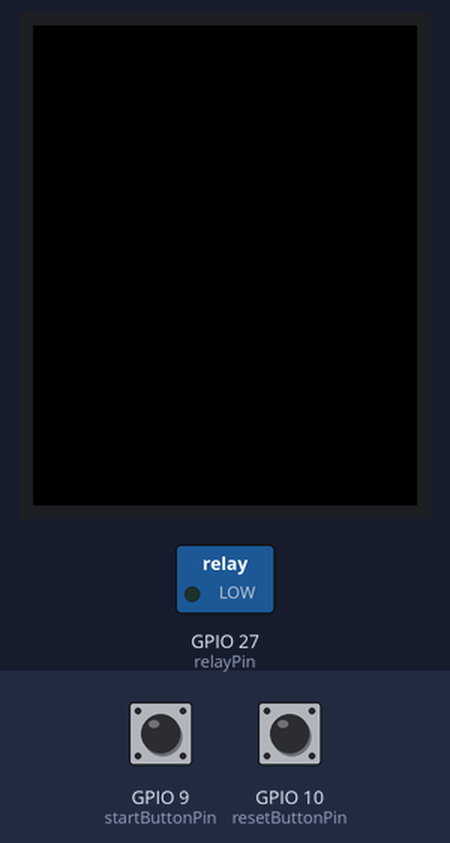
Simulated run of this sketch. Board: ESP32. Shown: 128×160 colour display, switched loads named in the sketch (green lamp = pin HIGH). The test bench sets the inputs (shaded band); at power-on: GPIO 9 (startButtonPin) HIGH, GPIO 10 (resetButtonPin) HIGH. Pins used as bus, display or sensor lines are not drawn; what the sketch prints to the serial monitor is not drawn.

Above: at 1.3 s.
1.4 s: GPIO 9 (startButtonPin) pulled LOW for 0.15 s
At 2.9 s:
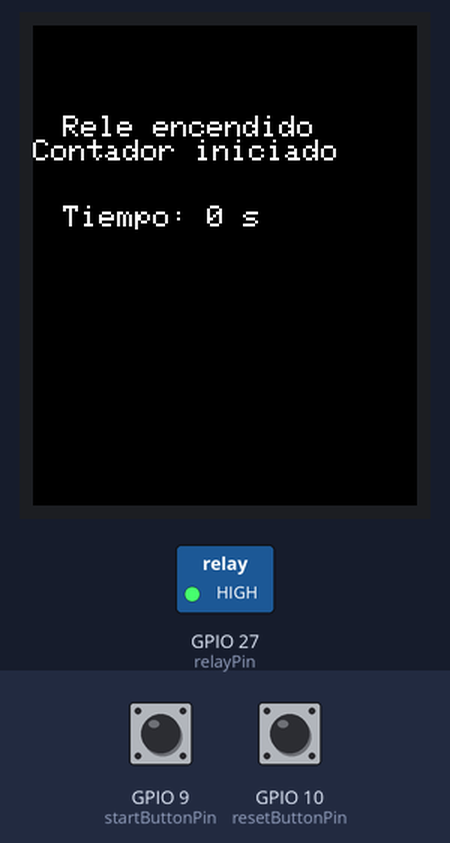
4.5 s: GPIO 10 (resetButtonPin) pulled LOW for 0.15 s
At 5.5 s:
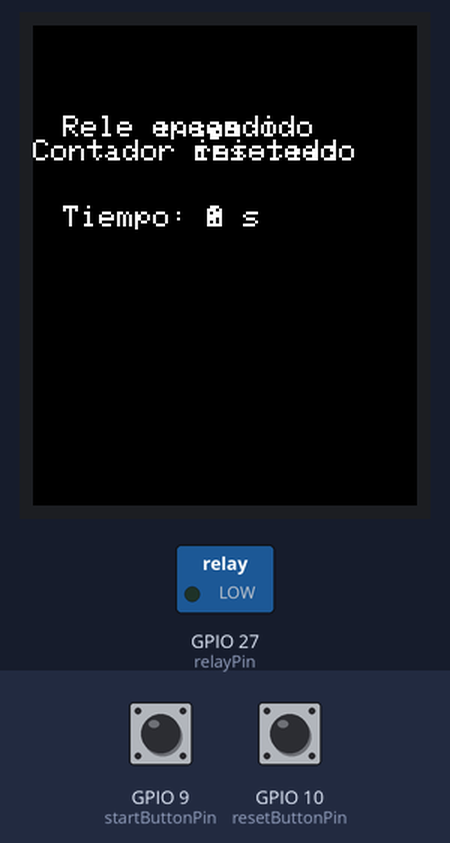
6.6 s: GPIO 9 (startButtonPin) pulled LOW for 1 s
At 8.3 s:
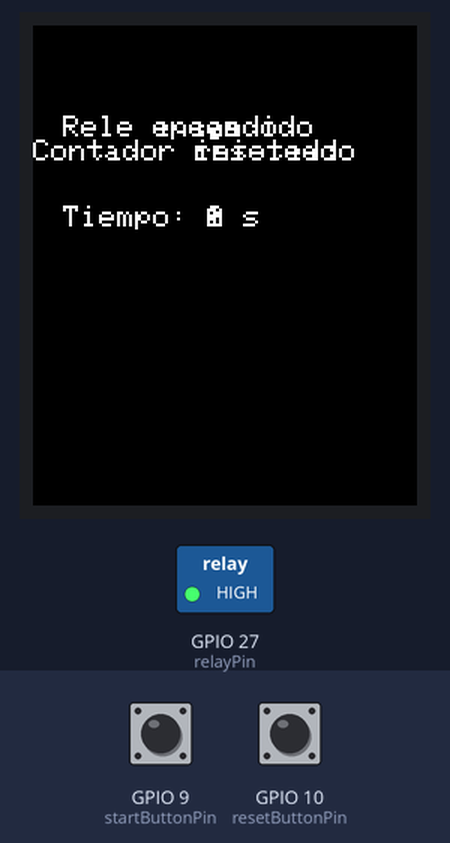
10.6 s: GPIO 10 (resetButtonPin) pulled LOW for 1 s
At 11.5 s:
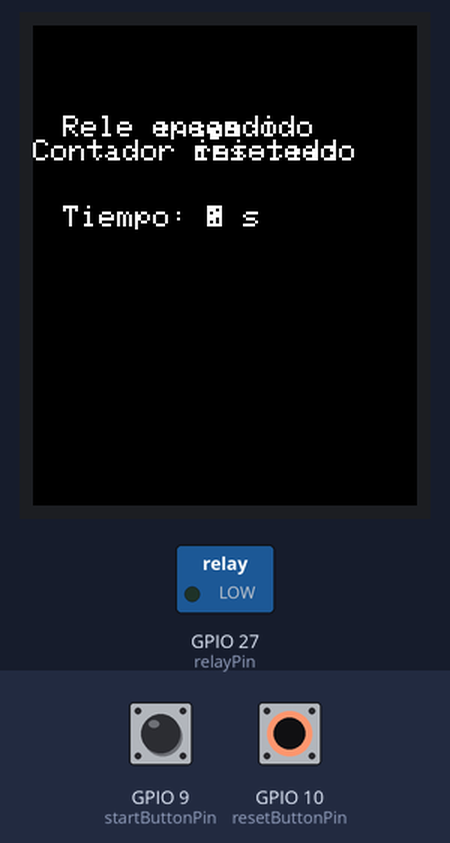
Timing chart, 0 to 13.6 s (numbered marks = the images above; inputs shaded):
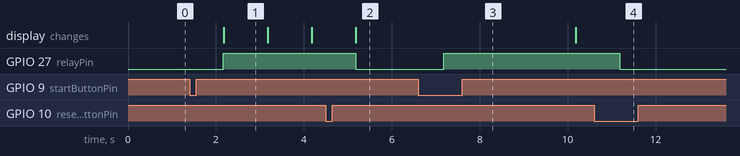

Measured:
- after the input at 1.4 s, GPIO 27 (relayPin): LOW → HIGH after 0.77 s; the display: changes after 0.77 s (image 1)
- after the input at 4.5 s, GPIO 27 (relayPin): HIGH → LOW after 0.67 s; the display: changes after 0.68 s (image 2)
- after the input at 6.6 s, GPIO 27 (relayPin): LOW → HIGH after 0.58 s
- after the input at 10.6 s, GPIO 27 (relayPin): HIGH → LOW after 0.58 s

The sketch:

sketch_jun15b.ino
```cpp
#include <Arduino.h>
#include <Adafruit_GFX.h>
#include <Adafruit_ST7735.h>
#include <SPI.h>

const int startButtonPin = 9;
const int resetButtonPin = 10;
const int ledPin = 2;
const int relayPin = 27; // Pin para controlar el relé

volatile bool startFlag = false;
volatile bool resetFlag = false;
bool running = false; // Indicador de si el contador está en ejecución
unsigned long startTime = 0;
unsigned long duration = 30000; // 30 segundos

const unsigned long debounceDelay = 100; // Tiempo de debounce en milisegundos
volatile unsigned long lastStartPressTime = 0;
volatile unsigned long lastResetPressTime = 0;

// Definición de pines para ESP32 y pantalla TFT
#define TFT_CS    5 // Pin de chip select
#define TFT_RST   4 // Pin de reset
#define TFT_DC    2 // Pin de RS/DC (Data/Command)

// Inicializar la pantalla ST7735 con SPI
Adafruit_ST7735 tft = Adafruit_ST7735(TFT_CS, TFT_DC, TFT_RST);

void IRAM_ATTR onStartButtonPress() {
  unsigned long currentTime = millis();
  if (currentTime - lastStartPressTime > debounceDelay) {
    startFlag = true;
    lastStartPressTime = currentTime;
  }
}

void IRAM_ATTR onResetButtonPress() {
  unsigned long currentTime = millis();
  if (currentTime - lastResetPressTime > debounceDelay) {
    resetFlag = true;
    lastResetPressTime = currentTime;
  }
}

void setup() {
  Serial.begin(115200);

  pinMode(startButtonPin, INPUT_PULLUP);
  pinMode(resetButtonPin, INPUT_PULLUP);
  pinMode(ledPin, OUTPUT);
  pinMode(relayPin, OUTPUT);

  digitalWrite(relayPin, LOW); // Inicialmente apaga el relé

  attachInterrupt(digitalPinToInterrupt(startButtonPin), onStartButtonPress, FALLING);
  attachInterrupt(digitalPinToInterrupt(resetButtonPin), onResetButtonPress, FALLING);

  // Inicializar SPI y pantalla
  SPI.begin();
  tft.initR(INITR_BLACKTAB); // Inicialización específica para pantalla ST7735
  tft.fillScreen(ST7735_BLACK); // Fondo negro
}

void loop() {
  if (startFlag) {
    startFlag = false;
    startTime = millis();
    running = true;
    digitalWrite(ledPin, HIGH);
    digitalWrite(relayPin, HIGH); // Enciende el relé
    Serial.println("---------------Rele encendido.------------");
    Serial.println("Contador iniciado.");
    Serial.flush(); // Asegura que se envíen todos los datos antes de continuar

    // Mostrar mensajes en la pantalla TFT
    tft.setTextColor(ST7735_WHITE); // Color de texto blanco
    tft.setTextSize(1); // Tamaño del texto
    tft.setCursor(10, 30); // Posición del texto en la pantalla
    tft.println("Rele encendido");
    tft.println("Contador iniciado");
  }

  if (resetFlag) {
    resetFlag = false;
    running = false;
    digitalWrite(ledPin, LOW);
    digitalWrite(relayPin, LOW); // Apaga el relé
    Serial.println("---------------Rele apagado.------------");
    Serial.println("Contador reseteado.");
    Serial.flush(); // Asegura que se envíen todos los datos antes de continuar

    // Mostrar mensajes en la pantalla TFT
    tft.setTextColor(ST7735_WHITE); // Color de texto blanco
    tft.setTextSize(1); // Tamaño del texto
    tft.setCursor(10, 30); // Posición del texto en la pantalla
    tft.println("Rele apagado");
    tft.println("Contador reseteado");
  }

  if (running) {
    unsigned long elapsedTime = millis() - startTime;
    Serial.print("Tiempo transcurrido: ");
    Serial.print(elapsedTime);
    Serial.println(" ms");

    // Mostrar tiempo transcurrido en la pantalla TFT
    tft.setTextColor(ST7735_WHITE); // Color de texto blanco
    tft.setTextSize(1); // Tamaño del texto
    tft.setCursor(10, 60); // Posición del texto en la pantalla
    tft.print("Tiempo: ");
    tft.print(elapsedTime / 1000); // Mostrar tiempo en segundos
    tft.println(" s");
  }

  if (millis() - startTime >= duration && digitalRead(ledPin) == HIGH) {
    running = false;
    digitalWrite(ledPin, LOW);
    digitalWrite(relayPin, LOW); // Apaga el relé
    Serial.println("---------------Rele Apagado.------------");
    Serial.println("Contador finalizado.");
    Serial.flush(); // Asegura que se envíen todos los datos antes de continuar

    // Mostrar mensajes en la pantalla TFT
    tft.setTextColor(ST7735_WHITE); // Color de texto blanco
    tft.setTextSize(1); // Tamaño del texto
    tft.setCursor(10, 90); // Posición del texto en la pantalla
    tft.println("Rele apagado");
    tft.println("Contador finalizado");
  }

  // Pequeña pausa para evitar un loop demasiado rápido
  delay(1000); // Mostrar el tiempo transcurrido cada segundo
}
```
